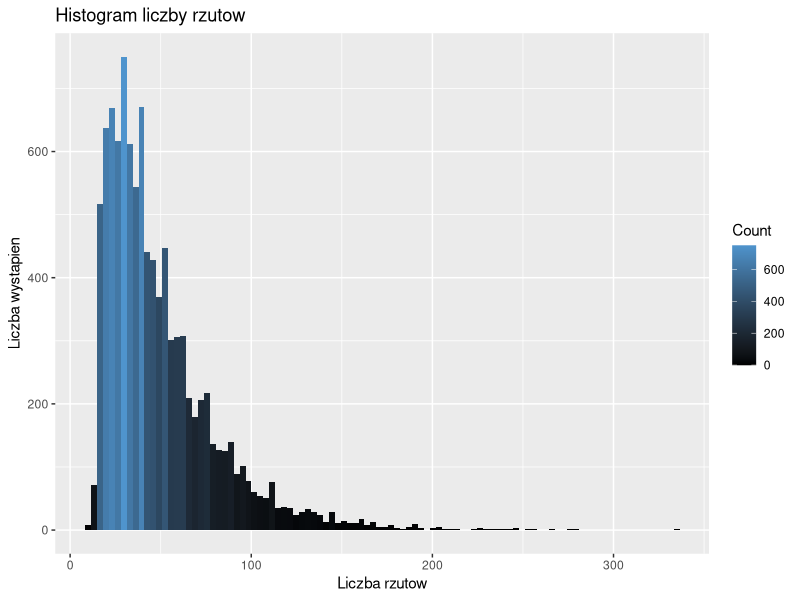
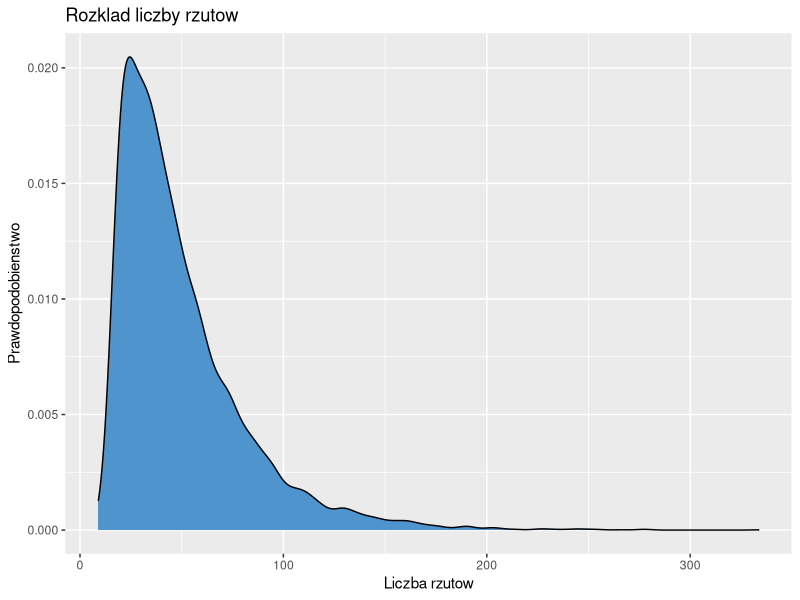

Reproduce these figures in R, in order.
# Strategia

# 1. Przy ponad 10 krolikach kupujemy malego psa za kroliki.
# 2. Przy wymianach zawsze zostawiamy w stadzie odpowiednio: do 24 krolikow, 1 owcy, 1 swini, 1 krowy, 1 konia.
# 3. Wymieniamy nadwyzkowe zwierzeta na najdrozsze zwierze, ktorego brakuje.
# 4. Dokupujemy drugiego malego psa przy ponad 16 krolikach, jesli nie przeszkodzi to w powyzszych wymianach.

################### Wymiany ###################

DoExchange <- function(herd, price) {
  # Parametry strategii: ile zwierzat zostawiamy,
  # przy ilu krolikach decydujemy sie na kupno jednego lub dwoch malych psow
  animalsToExchange <- c(24, 1, 1, 1, 1, 4, 2)
  firstDogPrice <- 11
  secondDogPrice <- 17
  animalsOverflow <-
    ifelse(herd > animalsToExchange, herd - animalsToExchange, 0)
  animalsOverflowPrice <- animalsOverflow * price
  overflowPriceSum <- sum(animalsOverflowPrice)
  names <-
    c("krolik",
      "owca",
      "swinia",
      "krowa",
      "kon",
      "maly_pies",
      "duzy_pies")
  names(animalsOverflow) <- names
  names(animalsOverflowPrice) <- names
  Exchange(
    herd,
    overflowPriceSum,
    animalsOverflowPrice,
    animalsOverflow,
    firstDogPrice,
    secondDogPrice,
    price
  )
}

Exchange <-
  function(herd,
           overflowPriceSum,
           animalsOverflowPrice,
           animalsOverflow,
           firstDogPrice,
           secondDogPrice,
           price) {
    if (all(herd[c("krolik", "owca", "swinia", "krowa")] == c(0, 0, 0, 0)) &&
        herd["maly_pies"] > 0) {
      herd <- ExchangeSmallDogToRabbits(herd)
    } else if (herd["krolik"] >= firstDogPrice &&
               herd["maly_pies"] < 1) {
      herd <- ExchangeRabbitsToSmallDog(herd)
    } else if (CanBuyNewAnimals(herd, overflowPriceSum, price)) {
      herd <-
        ExchangeAnimals(herd,
                        overflowPriceSum,
                        animalsOverflowPrice,
                        animalsOverflow,
                        price)
    } else if (overflowPriceSum >= price["krowa"] &&
               herd["krowa"] < 2) {
      herd <-
        Buy("krowa",
            herd,
            animalsOverflowPrice,
            animalsOverflow,
            price)
    } else if (herd["krolik"] >= secondDogPrice &&
               herd["maly_pies"] < 2) {
      herd <- ExchangeRabbitsToSmallDog(herd)
    }
    return(herd)
  }

ExchangeSmallDogToRabbits <- function(herd) {
  herd["maly_pies"] <- herd["maly_pies"] - 1
  herd["krolik"] <- herd["krolik"] + 6
  return(herd)
}

ExchangeRabbitsToSmallDog <- function(herd) {
  herd["krolik"] <- herd["krolik"] - 6
  herd["maly_pies"] <- herd["maly_pies"] + 1
  return(herd)
}

CanBuyNewAnimals <- function(herd, overflowPriceSum, price) {
  ret <- FALSE
  for (animal in c("krolik", "owca", "swinia", "krowa", "kon")) {
    if (overflowPriceSum > price[animal] && herd[animal] == 0) {
      ret <- TRUE
    }
  }
  return(ret)
}

ExchangeAnimals <-
  function(herd,
           overflowPriceSum,
           animalsOverflowPrice,
           animalsOverflow,
           price) {
    if (herd["krolik"] == 0 && herd["owca"] > 0) {
      herd <- ExchangeSheepToRabbits(herd)
    } else {
      for (animal in c("kon", "krowa", "swinia", "owca")) {
        if (overflowPriceSum >= price[animal] && herd[animal] == 0) {
          herd <-
            Buy(animal,
                herd,
                animalsOverflowPrice,
                animalsOverflow,
                price)
          break()
        }
      }
    }
    return(herd)
  }

ExchangeSheepToRabbits <- function(herd) {
  herd["owca"] <- herd["owca"] - 1
  herd["krolik"] <- herd["krolik"] + 6
  return(herd)
}

Buy <- function(animalToBuy,
                herd,
                animalsOverflowPrice,
                animalsOverflow,
                price) {
  priceToPay <- price[animalToBuy]
  for (animal in c("kon", "krowa", "swinia", "owca", "krolik")) {
    if (priceToPay != 0) {
      if (animalsOverflowPrice[animal] >= priceToPay) {
        if (priceToPay < price[animal]) {
          herd[animal] <- herd[animal] - 1
          herd[animalToBuy] <-
            herd[animalToBuy] + (price[animal] / price[animalToBuy])
          priceToPay <- 0
        } else {
          herd[animal] <- herd[animal] - priceToPay / price[animal]
          herd[animalToBuy] <- herd[animalToBuy] + 1
          priceToPay <- 0
        }
      } else {
        herd[animal] <- herd[animal] - animalsOverflow[animal]
        priceToPay <- priceToPay - animalsOverflowPrice[animal]
      }
    }
  }
  return(herd)
}

################### Rozgrywka ###################

RollDice <- function(herd) {
  greenDiceResult <- RollGreenDice()
  redDiceResult <- RollRedDice()
  if (greenDiceResult == redDiceResult) {
    herd <- UpdateHerd(greenDiceResult, 2, herd)
  } else {
    herd <- UpdateHerd(greenDiceResult, 1, herd)
    herd <- UpdateHerd(redDiceResult, 1, herd)
  }
  return(herd)
}

# Rzuty kostka
RollGreenDice <- function() {
  sample(
    c(
      "krolik",
      "krolik",
      "krolik",
      "krolik",
      "krolik",
      "krolik",
      "owca",
      "owca",
      "owca",
      "swinia",
      "krowa",
      "wilk"
    ),
    1
  )
}

RollRedDice <- function() {
  sample(
    c(
      "krolik",
      "krolik",
      "krolik",
      "krolik",
      "krolik",
      "krolik",
      "owca",
      "owca",
      "swinia",
      "swinia",
      "kon",
      "lis"
    ),
    1
  )
}

# Zaktualizowanie ilosci zwierzat w stadzie
UpdateHerd <- function(animal, quantity, herd) {
  # Ograniczenia na liczbe zwierzat
  limits <- c(60, 24, 20, 12, 6, 4, 2)
  names(limits) <-
    c("krolik",
      "owca",
      "swinia",
      "krowa",
      "kon",
      "maly_pies",
      "duzy_pies")
  if (animal == "wilk") {
    herd <- EatAnimalsByWolf(herd)
  } else if (animal == "lis") {
    herd <- EatAnimalsByFox(herd)
  } else {
    herd[animal] <-
      min(floor((herd[animal] + quantity) / 2) + herd[animal], limits[animal])
  }
  return(herd)
}

EatAnimalsByWolf <- function(herd) {
  if (herd["duzy_pies"] > 0) {
    herd["duzy_pies"] <- herd["duzy_pies"] - 1
  } else {
    for (animal in c("krolik", "owca", "swinia", "krowa")) {
      herd[animal] <- 0
    }
  }
  return(herd)
}

EatAnimalsByFox <- function(herd) {
  if (herd["maly_pies"] > 0) {
    herd["maly_pies"] <- herd["maly_pies"] - 1
  } else {
    herd["krolik"] <- 0
  }
  return(herd)
}

# Zakonczenie gry
EndGame <- function(herd) {
  all(herd >= c(1, 1, 1, 1, 1, 0, 0))
}

################### Gra ###################

# Licznik
Counter <- numeric(10000)

for (j in 1:10000) {
  # Stan poczatkowy gry
  herd <- c(0, 0, 0, 0, 0, 0, 0)
  names(herd) <-
    c("krolik",
      "owca",
      "swinia",
      "krowa",
      "kon",
      "maly_pies",
      "duzy_pies")
  # Ceny zwierzat
  price <- c(1, 6, 12, 36, 72, 6, 36)
  names(price) <-
    c("krolik",
      "owca",
      "swinia",
      "krowa",
      "kon",
      "maly_pies",
      "duzy_pies")
  # Gra
  while (!EndGame(herd)) {
    herd <- DoExchange(herd, price)
    if (EndGame(herd)) {
      break
    }
    herd <- RollDice(herd)
    Counter[j] <- Counter[j] + 1
  }
}

# Wyniki, Przyklady otrzymanych wynikow:
head(Counter)

# Podstawowe statystyki:
summary(Counter)

# Wykresy (1/2)
library(ggplot2)
ggplot() + aes(Counter) + geom_histogram(aes(fill = ..count..), bins = 100) + labs(title =
                                                                                     "Histogram liczby rzutow") + labs(x = "Liczba rzutow", y = "Liczba wystapien") + scale_fill_gradient("Count", low = "black", high = "steelblue3")

# Wykresy (2/2)
library(ggplot2)
ggplot() + aes(Counter) + geom_density(fill = "steelblue3")  + labs(title =
                                                                      "Rozklad liczby rzutow") + labs(x = "Liczba rzutow", y = "Prawdopodobienstwo")